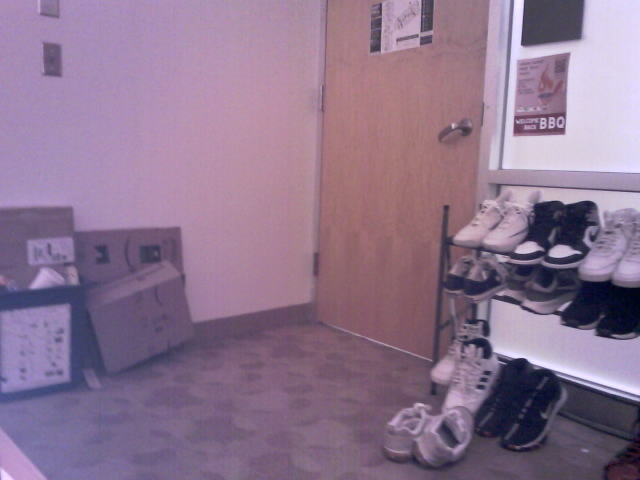
#> input picture assignments/02-image-function-conv/assets/IMAGE002.jpg, 640 x 480 px
$ python main.py
#> lines starting #> are read from the running program, lines starting #| are printed output that depends on the picture
# Main working space for assignment 2.
import math
import numpy as np
from scipy import signal
import scipy
from matplotlib import pyplot as plt
import cv2 as cv
import time


def change_brightness(image, amount):
    image = np.clip(image * amount, 0, 255)
    return image

# [57 lines left out: functions change_contrast, change_brightness_alt, change_colorspace, conv_identity, conv_box, conv_sharpen, not called in this run]

def conv_gaussian(image, kernel_size):
    # Add code to convolve image with gaussian filter here
    #gaussian = np.arrange(30, step = 2).reshape((3,3))
    #gaussian_img = gaussian_filter(image, gaussian, sigma)
    res = scipy.ndimage.gaussian_filter(image, kernel_size)
    return res

def main() -> None:
    img_path = "assets/"
    image_name = "IMAGE002.jpg"
    image = cv.imread(img_path + image_name, cv.IMREAD_GRAYSCALE)
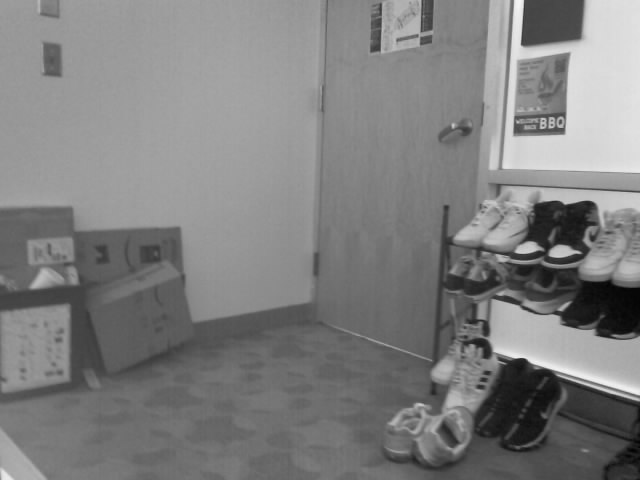
#> image: shape (480, 640); min 1, max 245, mean 127.5
    image_color = cv.imread(img_path+image_name)
#> image_color is the input picture: shape (480, 640, 3); mean B, G, R 143.2, 117.3, 141.5
    kernel_size = 16
    sigma = 2
    tic = time.time()
    #res = change_colorspace(image_color, "BGR", "HSV")
    res = conv_gaussian(image, 3)
#> in conv_gaussian, `res = scipy.ndimage.gaussian_filter(image, kernel_size)`:
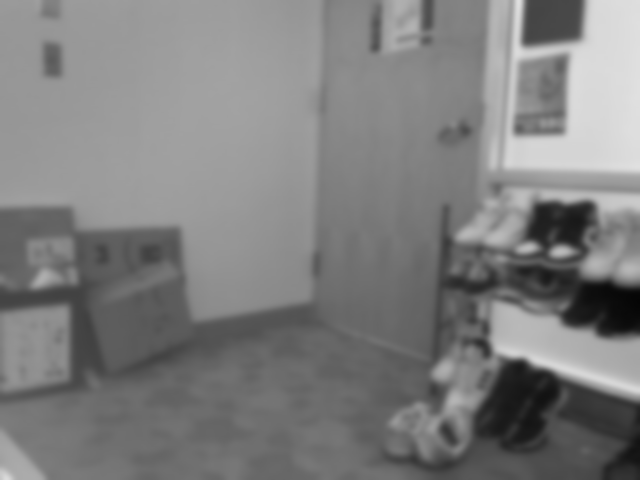
#> res: shape (480, 640); min 5, max 224, mean 126.5
    toc = time.time()
    print(f"Time: {toc-tic}")

    _, ax = plt.subplot_mosaic(
            [["orig", "conv"]], figsize=(15, 10)
        )

    ax["orig"].imshow(image, cmap="grey")
    ax["orig"].set_title("Original Image")
    ax["conv"].imshow(res, cmap="grey")
    ax["conv"].set_title("Convolved Image")
    plt.show()
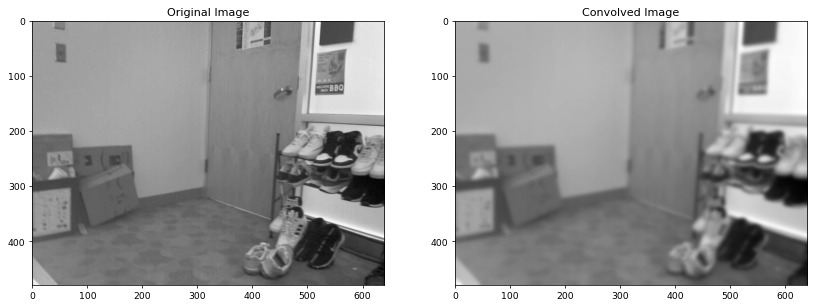
#> figure drawn by matplotlib, 2 panels


if __name__ == "__main__":
    main()

$ run again, with assignments/02-image-function-conv/assets/IMAGE000.jpg copied over assignments/02-image-function-conv/assets/IMAGE002.jpg
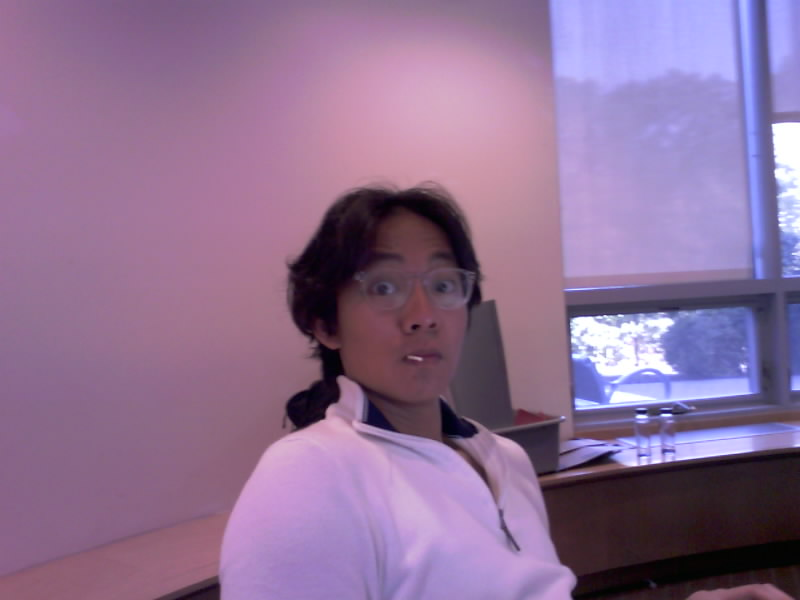
#> input picture assignments/02-image-function-conv/assets/IMAGE000.jpg, 800 x 600 px
#> in main, `image = cv.imread(img_path + image_name, cv.IMREAD_GRAYSCALE)`:
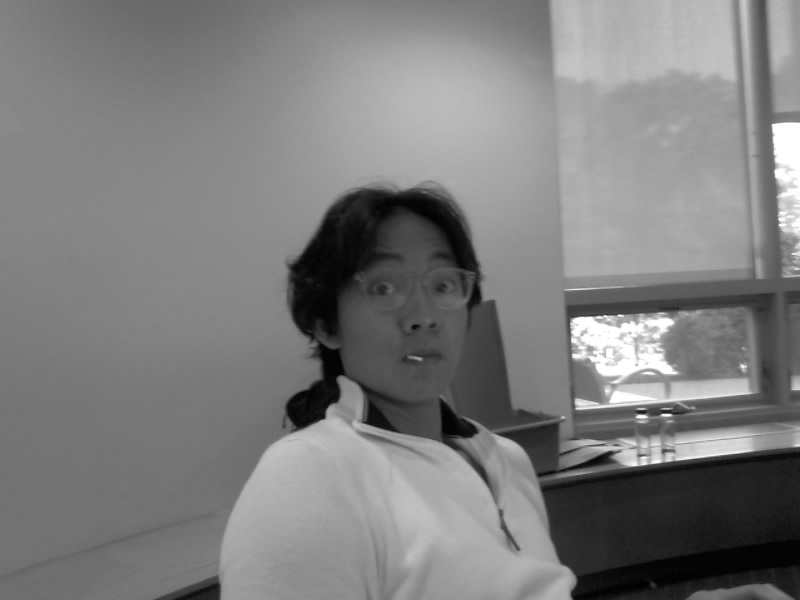
#> image: shape (600, 800); min 0, max 255, mean 125.5
#> in main, image_color is the input picture: shape (600, 800, 3); mean B, G, R 148.4, 112.4, 142.2
#> in main, `plt.show()`:
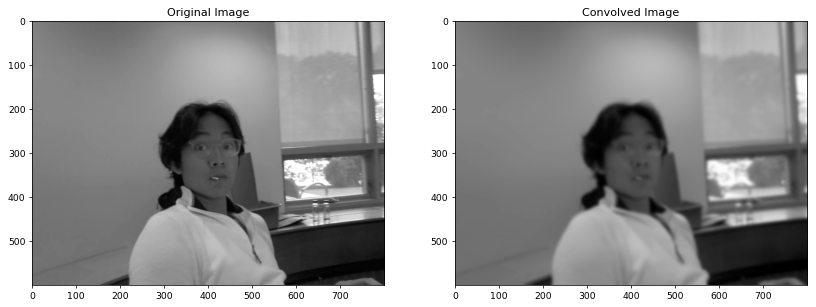
#> figure drawn by matplotlib, 2 panels
